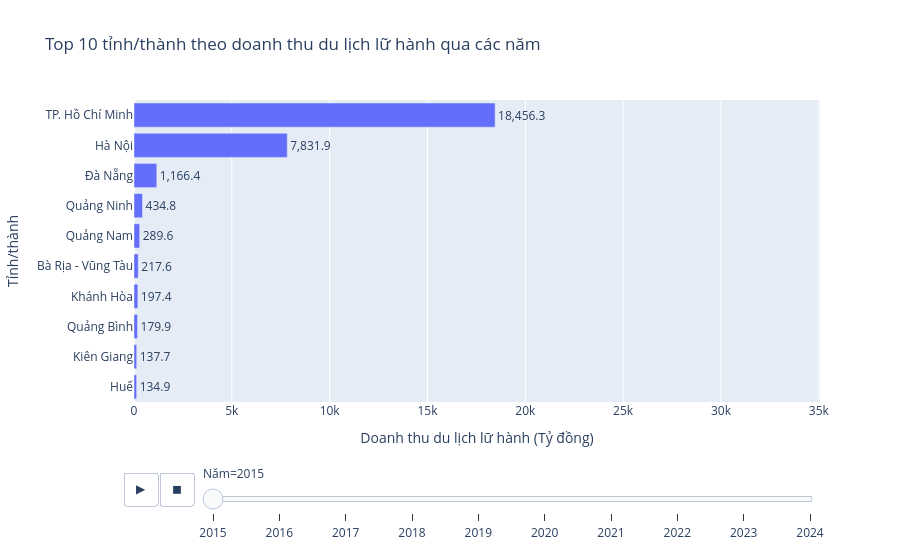

The cell this chart's notebook holds for it:
### Markdown cell above
## 3.9. Trực quan hóa tương tác nâng cao

### Biểu đồ 9 – Animated Bar Chart: Sự thay đổi thứ hạng doanh thu địa phương

**Câu hỏi phân tích:**  
Thứ hạng doanh thu du lịch lữ hành của các tỉnh/thành thay đổi như thế nào trong giai đoạn 2015–2024?

**Biến sử dụng:**

- Địa phương.
- Năm.
- Doanh thu du lịch lữ hành (Tỷ đồng).
- Cấp dữ liệu: `Tỉnh/thành`.

**Loại biểu đồ:** Animated Horizontal Bar Chart.

**Mục đích:**  
Biểu đồ động được sử dụng để theo dõi sự thay đổi thứ hạng doanh thu du lịch lữ hành của các tỉnh/thành qua từng năm. Khác với biểu đồ Top 10 tĩnh, Animated Bar Chart cho phép quan sát sự biến động thứ hạng trong toàn bộ giai đoạn 2015–2024 trên cùng một trực quan.

Việc sử dụng `animation_frame="Năm"` giúp thể hiện rõ khả năng tương tác và trực quan hóa dữ liệu theo thời gian của Plotly.

### Code cell
# Lọc riêng dữ liệu cấp Tỉnh/thành
df_tinh = df_dia[
    df_dia["Cấp dữ liệu"] == "Tỉnh/thành"
].copy()

# Loại các quan sát thiếu doanh thu
df_tinh = df_tinh.dropna(
    subset=["Doanh thu du lịch lữ hành (Tỷ đồng)"]
)

print("Số quan sát cấp Tỉnh/thành:", len(df_tinh))
print("Số tỉnh/thành:", df_tinh["Địa phương"].nunique())
print("Giai đoạn:", df_tinh["Năm"].min(), "-", df_tinh["Năm"].max())


# Lấy Top 10 tỉnh/thành có doanh thu cao nhất trong từng năm
top10_year = (
    df_tinh
    .sort_values(
        ["Năm", "Doanh thu du lịch lữ hành (Tỷ đồng)"],
        ascending=[True, False]
    )
    .groupby("Năm")
    .head(10)
    .copy()
)

# Tạo thứ hạng theo từng năm
top10_year["Hạng"] = (
    top10_year
    .groupby("Năm")["Doanh thu du lịch lữ hành (Tỷ đồng)"]
    .rank(method="first", ascending=False)
    .astype(int)
)

# Hiển thị Top 10 năm 2024 để kiểm tra
print("\nTOP 10 TỈNH/THÀNH NĂM 2024")

display(
    top10_year[
        top10_year["Năm"] == 2024
    ][
        [
            "Hạng",
            "Địa phương",
            "Doanh thu du lịch lữ hành (Tỷ đồng)"
        ]
    ].sort_values("Hạng")
)


# Sắp xếp dữ liệu cho animation
top10_animation = top10_year.sort_values(
    ["Năm", "Doanh thu du lịch lữ hành (Tỷ đồng)"],
    ascending=[True, True]
)

# Vẽ Animated Bar Chart
fig9 = px.bar(
    top10_animation,
    x="Doanh thu du lịch lữ hành (Tỷ đồng)",
    y="Địa phương",
    orientation="h",
    animation_frame="Năm",
    animation_group="Địa phương",
    text="Doanh thu du lịch lữ hành (Tỷ đồng)",
    hover_data={
        "Hạng": True,
        "Năm": True,
        "Doanh thu du lịch lữ hành (Tỷ đồng)": ":,.2f"
    },
    title="Top 10 tỉnh/thành theo doanh thu du lịch lữ hành qua các năm"
)

fig9.update_traces(
    texttemplate="%{x:,.1f}",
    textposition="outside",
    cliponaxis=False,
    hovertemplate=(
        "<b>%{y}</b><br>"
        "Doanh thu: %{x:,.2f} tỷ đồng"
        "<extra></extra>"
    )
)

# Giữ cùng thang đo cho toàn bộ animation
max_revenue = top10_animation[
    "Doanh thu du lịch lữ hành (Tỷ đồng)"
].max()

fig9.update_layout(
    xaxis_title="Doanh thu du lịch lữ hành (Tỷ đồng)",
    yaxis_title="Tỉnh/thành",
    xaxis=dict(
        range=[0, max_revenue * 1.12]
    ),
    showlegend=False
)

fig9.show()

### Figure 1 — Plotly figure (JSON) as saved in the notebook; plotly's stock layout.template omitted (floating-point values rounded to 4 significant figures)
{"data": [{"cliponaxis": false, "customdata": [[10, 2015], [9, 2015], [8, 2015], [7, 2015], [6, 2015], [5, 2015], [4, 2015], [3, 2015], [2, 2015], [1, 2015]], "hovertemplate": "<b>%{y}</b><br>Doanh thu: %{x:,.2f} tỷ đồng<extra></extra>", "ids": ["Huế", "Kiên Giang", "Quảng Bình", "Khánh Hòa", "Bà Rịa - Vũng Tàu", "Quảng Nam", "Quảng Ninh", "Đà Nẵng", "Hà Nội", "TP. Hồ Chí Minh"], "legendgroup": "", "marker": {"color": "#636efa", "pattern": {"shape": ""}}, "name": "", "orientation": "h", "showlegend": false, "text": [134.9, 137.7, 179.9, 197.4, 217.6, 289.6, 434.8, 1166.0, 7832.0, 18460.0], "textposition": "outside", "texttemplate": "%{x:,.1f}", "type": "bar", "x": [134.9, 137.7, 179.9, 197.4, 217.6, 289.6, 434.8, 1166.0, 7832.0, 18460.0], "xaxis": "x", "y": ["Huế", "Kiên Giang", "Quảng Bình", "Khánh Hòa", "Bà Rịa - Vũng Tàu", "Quảng Nam", "Quảng Ninh", "Đà Nẵng", "Hà Nội", "TP. Hồ Chí Minh"], "yaxis": "y"}], "layout": {"barmode": "relative", "legend": {"tracegroupgap": 0}, "showlegend": false, "sliders": [{"active": 0, "currentvalue": {"prefix": "Năm="}, "len": 0.9, "pad": {"b": 10, "t": 60}, "steps": [{"args": [["2015"], {"frame": {"duration": 0, "redraw": true}, "fromcurrent": true, "mode": "immediate", "transition": {"duration": 0, "easing": "linear"}}], "label": "2015", "method": "animate"}, {"args": [["2016"], {"frame": {"duration": 0, "redraw": true}, "fromcurrent": true, "mode": "immediate", "transition": {"duration": 0, "easing": "linear"}}], "label": "2016", "method": "animate"}, {"args": [["2017"], {"frame": {"duration": 0, "redraw": true}, "fromcurrent": true, "mode": "immediate", "transition": {"duration": 0, "easing": "linear"}}], "label": "2017", "method": "animate"}, {"args": [["2018"], {"frame": {"duration": 0, "redraw": true}, "fromcurrent": true, "mode": "immediate", "transition": {"duration": 0, "easing": "linear"}}], "label": "2018", "method": "animate"}, {"args": [["2019"], {"frame": {"duration": 0, "redraw": true}, "fromcurrent": true, "mode": "immediate", "transition": {"duration": 0, "easing": "linear"}}], "label": "2019", "method": "animate"}, {"args": [["2020"], {"frame": {"duration": 0, "redraw": true}, "fromcurrent": true, "mode": "immediate", "transition": {"duration": 0, "easing": "linear"}}], "label": "2020", "method": "animate"}, {"args": [["2021"], {"frame": {"duration": 0, "redraw": true}, "fromcurrent": true, "mode": "immediate", "transition": {"duration": 0, "easing": "linear"}}], "label": "2021", "method": "animate"}, {"args": [["2022"], {"frame": {"duration": 0, "redraw": true}, "fromcurrent": true, "mode": "immediate", "transition": {"duration": 0, "easing": "linear"}}], "label": "2022", "method": "animate"}, {"args": [["2023"], {"frame": {"duration": 0, "redraw": true}, "fromcurrent": true, "mode": "immediate", "transition": {"duration": 0, "easing": "linear"}}], "label": "2023", "method": "animate"}, {"args": [["2024"], {"frame": {"duration": 0, "redraw": true}, "fromcurrent": true, "mode": "immediate", "transition": {"duration": 0, "easing": "linear"}}], "label": "2024", "method": "animate"}], "x": 0.1, "xanchor": "left", "y": 0, "yanchor": "top"}], "title": {"text": "Top 10 tỉnh/thành theo doanh thu du lịch lữ hành qua các năm"}, "updatemenus": [{"buttons": [{"args": [null, {"frame": {"duration": 500, "redraw": true}, "fromcurrent": true, "mode": "immediate", "transition": {"duration": 500, "easing": "linear"}}], "label": "&#9654;", "method": "animate"}, {"args": [[null], {"frame": {"duration": 0, "redraw": true}, "fromcurrent": true, "mode": "immediate", "transition": {"duration": 0, "easing": "linear"}}], "label": "&#9724;", "method": "animate"}], "direction": "left", "pad": {"r": 10, "t": 70}, "showactive": false, "type": "buttons", "x": 0.1, "xanchor": "right", "y": 0, "yanchor": "top"}], "xaxis": {"anchor": "y", "domain": [0, 1], "range": [0, 35060.0], "title": {"text": "Doanh thu du lịch lữ hành (Tỷ đồng)"}}, "yaxis": {"anchor": "x", "domain": [0, 1], "title": {"text": "Tỉnh/thành"}}}}
